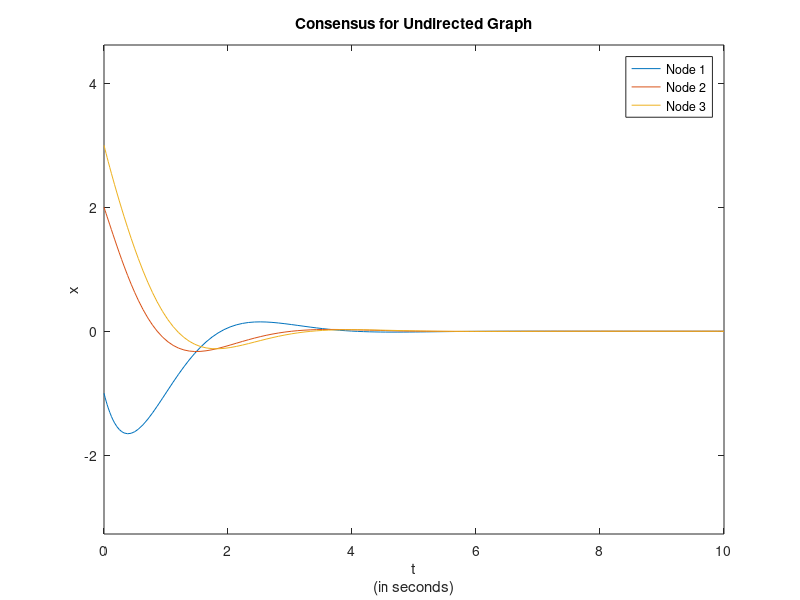

Reproduce this figure in MATLAB.
clear all; 
close all;
A = [0 0 -2;1 0 0;0 4 0]; %adjacency Matrix
D = diag([2, 1, 4]); %Degree Matrix (Out-Degree)
%S = diag([-1, 1, 1]);
L = D - A; 
%initial and final time
t_initial = 0;
t_final = 10;
x_initial = [-1 2 3]'; %initial states
%calculating ode45 to compute state x
[t,x] = ode45(@(t,x) -L*x ,[t_initial t_final],x_initial);
% plot figures
figure(2)
plot(t,x)
legend('Node 1','Node 2','Node 3','Node 4')
title('Consensus for Undirected Graph')
xlabel({'t','(in seconds)'})
ylabel('x')
axis equal;
